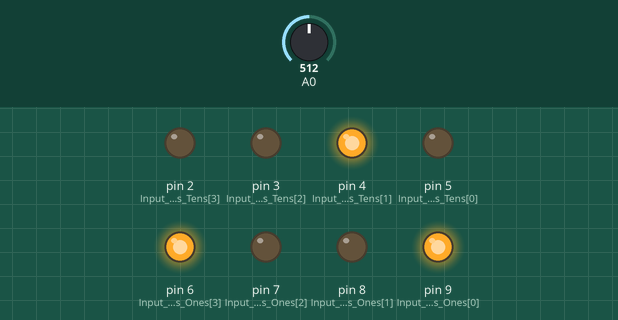
The sketch below on a simulated Arduino Uno, built with avr-gcc and run on an emulated ATmega328P. Parts: output pins drawn as LEDs (lit = HIGH). Inputs (shaded band) come from the test bench; at power-on: A0 = 512.

Above: at 1.2 s.
1.3 s: A0 set to 517
At 2.3 s:
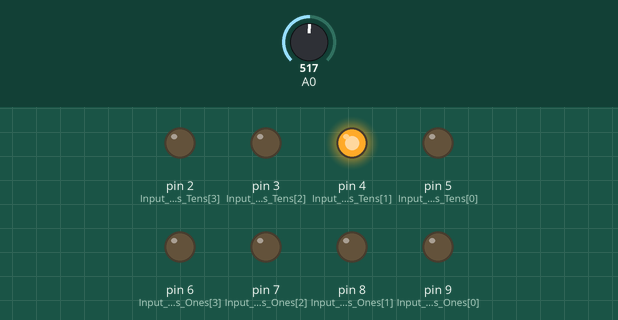
2.8 s: A0 set to 716
At 3.2 s:
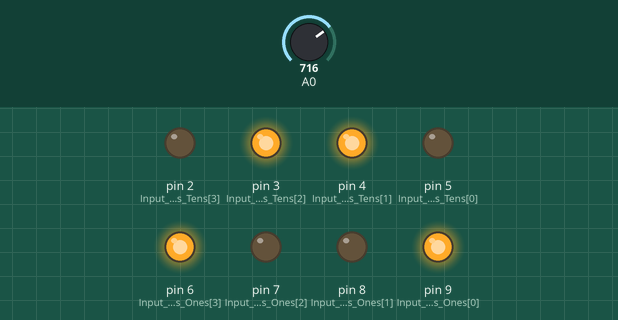
4.3 s: A0 set to 732
At 5.5 s:
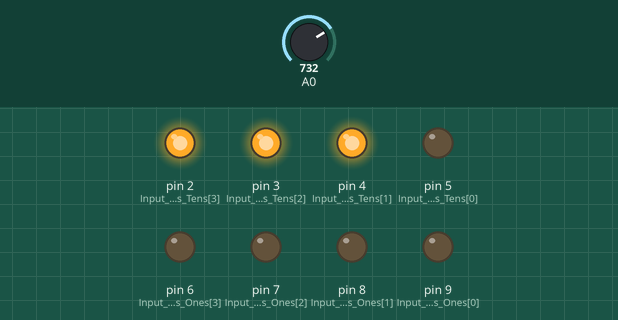
5.8 s: A0 set to 900
At 6.9 s:
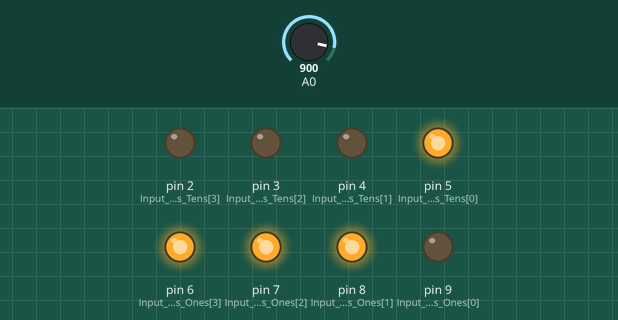
7.3 s: A0 set to 918
At 8.1 s:
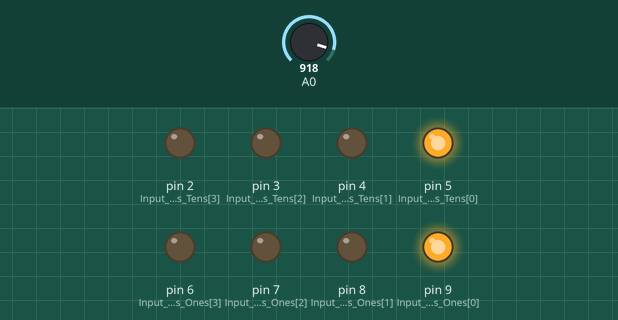
8.8 s: A0 set to 511
At 10.2 s:
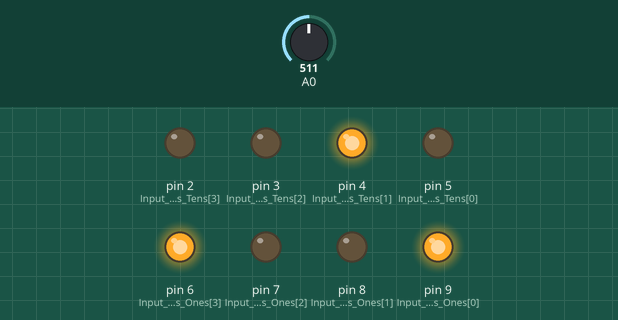
Timing chart, 0 to 11.3 s (numbered marks = the images above; inputs shaded):
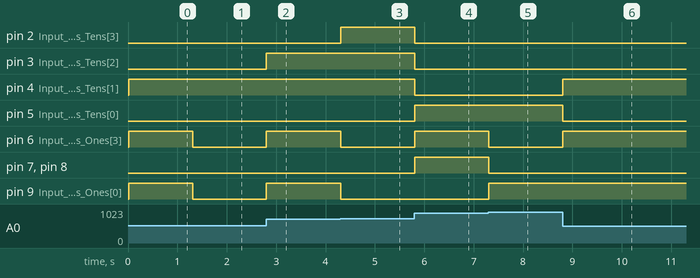

Measured:
- the behaviour switches between 516 and 517 on A0 (found by bisection; images 0 and 1)
- the behaviour switches between 723 and 724 on A0 (found by bisection; images 2 and 3)
- the behaviour switches between 909 and 910 on A0 (found by bisection; images 4 and 5)
- after the input at 1.3 s, pin 6 (Input_Pins_Ones[3]), pin 9 (Input_Pins_Ones[0]): HIGH → LOW at once
- after the input at 2.8 s, pin 3 (Input_Pins_Tens[2]), pin 6 (Input_Pins_Ones[3]), pin 9 (Input_Pins_Ones[0]): LOW → HIGH at once
- after the input at 4.3 s, pin 2 (Input_Pins_Tens[3]): LOW → HIGH at once; pin 6 (Input_Pins_Ones[3]), pin 9 (Input_Pins_Ones[0]): HIGH → LOW at once
- after the input at 5.8 s, pin 2 (Input_Pins_Tens[3]), pin 3 (Input_Pins_Tens[2]), pin 4 (Input_Pins_Tens[1]): HIGH → LOW at once; pin 5 (Input_Pins_Tens[0]), pin 6 (Input_Pins_Ones[3]), pin 7 (Input_Pins_Ones[2]), pin 8 (Input_Pins_Ones[1]): LOW → HIGH at once
- after the input at 7.3 s, pin 6 (Input_Pins_Ones[3]), pin 7 (Input_Pins_Ones[2]), pin 8 (Input_Pins_Ones[1]): HIGH → LOW at once; pin 9 (Input_Pins_Ones[0]): LOW → HIGH at once
- after the input at 8.8 s, pin 4 (Input_Pins_Tens[1]), pin 6 (Input_Pins_Ones[3]): LOW → HIGH at once; pin 5 (Input_Pins_Tens[0]): HIGH → LOW at once

The sketch:

Software_Training_Project_1.ino
```cpp
byte Input_Pins_Tens[] = {5, 4, 3, 2}; // Creates Binary input array to be used to control the primary digit

byte Input_Pins_Ones[] = {9, 8, 7, 6}; // Creates Binary input array to be used to control the secondary digit

// Array of possible outputs listed in their binary format.

byte Binary_Input[10][4] = {

  // List of the Binary digits of 1-9 in acending order.

  {0,0,0,0},
  {0,0,0,1},
  {0,0,1,0},
  {0,0,1,1},
  {0,1,0,0},
  {0,1,0,0},
  {0,1,1,0},
  {0,1,1,1},
  {1,0,0,0},
  {1,0,0,1}
};

// Variables to utilize potentiometer and to hold digit values
byte Value_To_Display, Digit[2];


// sets default display value
void setDefaultOutput(byte value){
  Value_To_Display = value;
}

// sets pins' output mode
void setPinOutputModes(byte tens[4], byte ones[4]){

  for (byte i=0; i<4; i++){
   pinMode(tens[i], HIGH);
   pinMode(ones[i], HIGH);
  }

}

// reads the input value of the POT and maps in to the desired range
byte getMappedPOTInputValue(byte min,byte max){

  return map(analogRead(A0), 0, 1023, min, max);

}

//sets Value_To_Display to the mapped POT input
void setValueToDisplay(byte min, byte max){

 Value_To_Display = getMappedPOTInputValue(min, max);

}


//Separates both digits from input Value to individual variables
void convertValueToDigits(byte Value){

  Digit[1] = (Value / 10) % 10;

  Digit[0] = Value % 10;

}

//Generates both digits by setting binary input pins to corresponding array cell in Binary_Output
void generate7segOutput(byte value[2]){

  for( byte i = 0; i < 4; i++){

	digitalWrite(Input_Pins_Tens[i], Binary_Input[value[1]][i]);

    digitalWrite(Input_Pins_Ones[i], Binary_Input[value[0]][i]);
  }
}


void setup()
{
  //default display value
	setDefaultOutput(0);


  //set pins to output mode
  setPinOutputModes(Input_Pins_Tens, Input_Pins_Ones);


}


void loop()
{
   delay(10); // Delay a little bit to improve simulation performance

  setValueToDisplay(0,99);

  convertValueToDigits(Value_To_Display);

  generate7segOutput(Digit);
}
```
